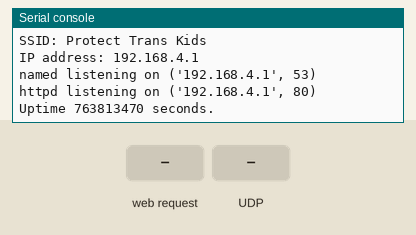
A program run on a simulated MicroPython board. On the bench: the last lines printed to the serial console. The test bench sets the inputs (shaded band). The board's own WiFi access point starts at once; the clock reads 2024-03-15 10:24:30 at power-on unless the program sets it; library files of the repository ran but are not shown: 1 file(s).

Above: at 1.2 s.
1.3 s: HTTP request GET / received
At 2.2 s:
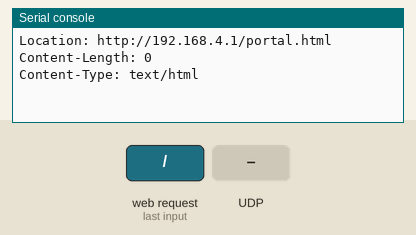
2.8 s: UDP packet ".ico" arrives
At 3.3 s:
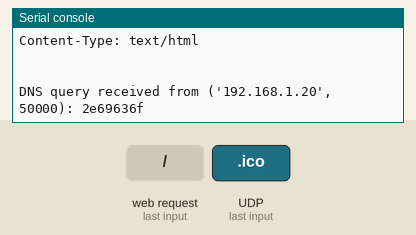
4.3 s: UDP packet "1" arrives
At 5.5 s:
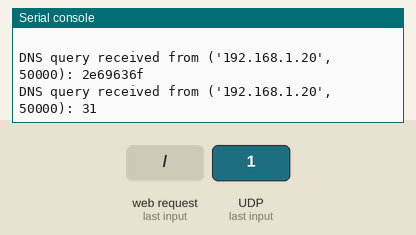
5.8 s: UDP packet "on" arrives
At 7.0 s:
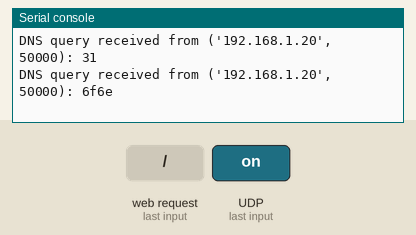
7.3 s: UDP packet "off" arrives
At 8.3 s:
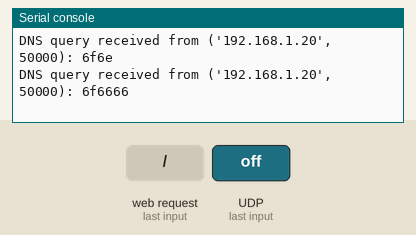

Measured:
- after the input at 1.3 s, the serial console: prints a new line at once (image 1)
- after the input at 2.8 s, the serial console: prints a new line at once (image 2)
- after the input at 4.3 s, the serial console: prints a new line at once (image 3)
- after the input at 5.8 s, the serial console: prints a new line at once (image 4)
- after the input at 7.3 s, the serial console: prints a new line at once (image 5)

The program:

main.py
```python
"""
Captive Portal

Provide network services needed for a captive wifi portal: access point, DNS, & HTTP.
Each service provides only the bare minimum functionality needed to serve a single
informational HTML page. Authentication and internet connection are not supported.
"""

import machine
import os
import errno
import network
import asyncio
import socket
import time


def apd(ssid):
    """
    Bring up an open (no password) wifi access point with the given name.

    Args:
        ssid (string): The wifi access point name to broadcast.
    Returns:
        string: IP address of access point as a dotted quad string.
    """
    ap = network.WLAN(network.AP_IF)
    ap.active(True)
    ap.config(ssid=ssid, authmode=network.AUTH_OPEN)
    server_ip = ap.ifconfig()[0]
    print(f"SSID: {ssid}")
    print(f"IP address: {server_ip}")
    return server_ip


def dns_reply(query_packet, reply_ip, udp_socket, client_address):
    """
    Respond to a DNS lookup giving reply_ip as the result of the query.

    Args:
        query_packet (bytes): Original DNS query packet to include with the reply.
        reply_ip (string): Dotted-quad IPv4 address to send in response to the query.
        udp_socket (socket): DNS listener socket for sending the reply.
        client_address (tuple): IP and port of the client who sent the query.
    """
    reply_ip_bytes = bytes(int(octet) for octet in reply_ip.split("."))
    reply_part = (
        b"\xc0\x0c"  # Use offset to indicate response is for the original name.
    )
    reply_part += b"\x00\x01"  # Reply type is an A record.
    reply_part += b"\x00\x01"  # Reply class is Internet.
    reply_part += (0).to_bytes(4, "big")  # Zero time to live (TTL) avoids poisoning.
    reply_part += b"\x00\x04"  # Length of reply will be 4 octets (IPv4 address.)
    reply_part += reply_ip_bytes  # IPv4 address represented as 4 bytes (octets.)
    reply_packet = bytearray(query_packet)  # DNS includes original for reference.
    reply_packet[2:4] = (
        b"\x81\x00"  # Adjust flags: query answer, no server recusion, no errors.
    )
    reply_packet[6:8] = b"\x00\x01"  # Indicate a single answer follows.
    reply_packet.extend(reply_part)  # Tack on the reply part.
    print(f"DNS response: {reply_packet.hex()}")
    print(reply_ip)
    try:
        udp_socket.sendto(reply_packet, client_address)
    except OSError as e:
        print(f"OSError: {e}")
        print("Frankie say: Panic!")
        machine.reset()


async def named(reply_ip):
    """
    A DNS server that responds to all A record queries with the same IPv4 address.

    Args:
        reply_ip (string): Dotted-quad IPv4 address given for all replies.

    References:
        https://courses.cs.duke.edu/fall16/compsci356/DNS/DNS-primer.pdf
        https://github.com/belyalov/tinydns/blob/master/tinydns/dns.py
    """
    sock_address = socket.getaddrinfo(reply_ip, 53)[0][-1]  # Port 53
    sock = socket.socket(socket.AF_INET, socket.SOCK_DGRAM)  # Datagram (UDP)
    sock.bind(sock_address)
    sock.setblocking(False)  # Don't block, because that will hold up asyncio loop.
    print(f"named listening on {sock_address}")

    while True:
        try:
            query_packet, client_addr = sock.recvfrom(1024)
            print(f"DNS query received from {client_addr}: {query_packet.hex()}")
        except OSError as e:
            if e.errno == errno.EAGAIN:  # Means: "no data available, try again"
                pass
            elif e.errno == errno.ETIMEDOUT:
                pass
            else:
                print(f"OSError: {e}")
                print("Frankie say: Panic!")
                machine.reset()
        else:
            # Deconstruct the query packet for validation.
            flags = query_packet[2:4]
            num_questions = query_packet[4:6]
            name_end = query_packet[-5:-4]
            qtype = query_packet[-4:-2]
            qclass = query_packet[-2:]
            # Expecting a standard query for a single Internet A record (ex. connectivitycheck.gstatic.com)
            # though the actual host name is ignored, because the response will always the same.
            if (
                flags == b"\x01\x00"  # Query with recursion
                and num_questions == b"\x00\x01"  # Single host lookup
                and name_end == b"\x00"  # Length field that signals end
                and qtype == b"\x00\x01"  # IPv4 Address (A) record
                and qclass == b"\x00\x01"  # Internet address
            ):
                offset = 0xC
                while True:  # While loop is providing debugging info only
                    length = query_packet[offset]
                    if length < 1:
                        break  # Zero length name signals end of question section
                    else:
                        offset += 1
                        print(query_packet[offset : offset + length])
                        offset += length  # Next record's length byte

                dns_reply(query_packet, reply_ip, sock, client_addr)

        await asyncio.sleep_ms(100)


def read_file_chunk(file):
    """
    Given a file handle, read the file in small chunks to avoid large buffer requirements.

    Args:
        file (object): The file handle returned by open().

    Returns:
        bytes: A chunk of the file until the file ends, then nothing.
    """
    while True:
        chunk = file.read(512)  # small chunks to avoid out of memory errors
        if chunk:
            yield chunk
        else:  # empty chunk means end of the file
            return


async def http_reply(file_path, redirect_ip, tcp_connection):
    """
    Serve HTML files from the local flash if they exist. Reply with a 302 redirect
    to http://redirect_ip/portal.html for any file not found. As a captive portal,
    that's pretty much any page other than portal.html.

    Args:
        redirect_ip (string): Dotted-quad IPv4 address to use for 302 redirects.
        file_path (string): Full path to HTML file being requested.
        tcp_connection (socket): The TCP socket to use for sending replies.
    """
    if file_path.endswith("/"):
        file_path += "index.html"
    try:
        file_size = os.stat(file_path)[6]  # Also determines if file exists.
    except OSError as e:
        print(f"Unable to access file {file_path}: {e}")
        print("Redirecting to portal page.")
        headers = "HTTP/1.1 302 Found\r\n"
        headers += f"Location: http://{redirect_ip}/portal.html\r\n"
        headers += "Content-Length: 0\r\n"
        headers += "Content-Type: text/html\r\n"
        headers += "\r\n"  # Empty line signals end of headers
        print(headers)
        try:
            tcp_connection.send(headers)
        except Exception as e:
            print(f"Failed to send HTTP redirect: {e}")
    else:
        print(f"Sending {file_path}")
        if file_path.endswith(".html"):
            content_type = "text/html"
        elif file_path.endswith(".ico"):
            content_type = "image/x-icon"
        else:
            content_type = "text/html"
        headers = "HTTP/1.1 200 OK\r\n"
        headers += "Connection: close\r\n"
        headers += f"Content-Length: {file_size}\r\n"
        headers += f"Content-Type: {content_type}\r\n"
        headers += "\r\n"
        print(headers)
        try:
            tcp_connection.send(headers)
        except Exception as e:
            print(f"Failed to send HTTP headers: {e}")
        else:
            try:
                with open(file_path, "rb") as file:
                    for chunk in read_file_chunk(file):
                        tcp_connection.send(chunk)
            except OSError as e:
                print(f"Unable to send file {file_path}: {e}")

    tcp_connection.close()


async def httpd(server_ip):
    """
    A simple HTTP server to deliver a single HTML document, the captive portal informational page,
    for any GET request.

    Args:
        server_ip (string): IPv4 address in dotted quad notation
    """
    sock_address = socket.getaddrinfo(server_ip, 80)[0][-1]  # Port 80
    sock = socket.socket(socket.AF_INET, socket.SOCK_STREAM)  # TCP Stream
    sock.bind(sock_address)
    sock.setblocking(False)
    sock.listen(5)
    print(f"httpd listening on {sock_address}")
    while True:
        try:
            connection, client_address = sock.accept()
        except OSError as e:
            if e.errno == errno.EAGAIN:
                pass  # EAGAIN means: "no data available, try again"
            elif e.errno == errno.ETIMEDOUT:
                pass
            else:
                print(f"OSError: {e}")
                print("Frankie say: Panic!")
                machine.reset()
        else:
            print(f"HTTP connection from: {client_address}")
            request_bytes = connection.recv(1024)
            try:
                request_string = request_bytes.decode("utf8")
            except UnicodeError as e:
                print(f"Bad HTTP request: {e}. Closing connection.")
                connection.close()
            else:
                request_lines = request_string.split("\r\n")
            try:
                method, target, http_version = request_lines[0].split(" ", 2)
            except ValueError as e:
                print(f"Bad HTTP request: {e}. Closing connection.")
                connection.close()
            else:
                print(f"HTTP request: {method} {target}")
                if method == "GET":
                    await http_reply(target, server_ip, connection)

        await asyncio.sleep_ms(100)


async def heartbeat(interval):
    """
    Print an uptime message every so often as proof things are still working.

    Args: interval (int): seconds to wait between heartbeat messages
    """
    while True:
        print(f"Uptime {time.time()} seconds.")
        await asyncio.sleep(interval)


async def captive_portal(portal_ip):
    await asyncio.gather(named(portal_ip), httpd(portal_ip), heartbeat(60))


if __name__ == "__main__":
    portal_ip = apd("Protect Trans Kids")
    asyncio.run(captive_portal(portal_ip))
```
